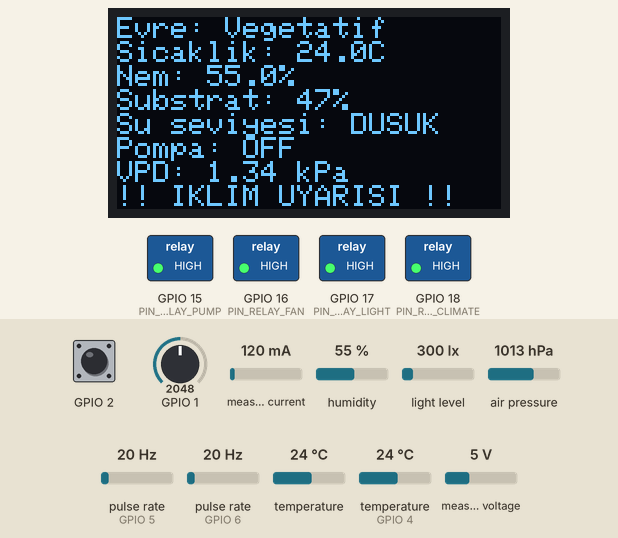
Recording of a sketch running on a simulated ESP32-S3. Shown: 128×64 one-colour display, switched loads named in the sketch (green lamp = pin HIGH). Wiring (inferred from the names in the program): 2 × pulse sensor: data GPIO 5 / data GPIO 6. Inputs (shaded band) come from the test bench; at power-on: GPIO 2 HIGH, humidity 55 %, GPIO 1 = 2048, temperature 24 °C, measured current 120 mA, light level 300 lx, air pressure 1013 hPa, pulse rate (sensors on GPIO 5, GPIO 6) 20 Hz, temperature (sensor on GPIO 4) 24 °C, measured voltage 5 V. WiFi joins after 1.5 s; servers stay silent unless stated; the local clock reads 2024-03-15 10:24:30 at power-on unless the sketch sets it; the modem accepts every AT command (registered, SIM ready, sends succeed) and sends nothing else.

Above: at 7.8 s.
7.9 s: GPIO 2 pulled LOW for 3.2 s
At 8.8 s:
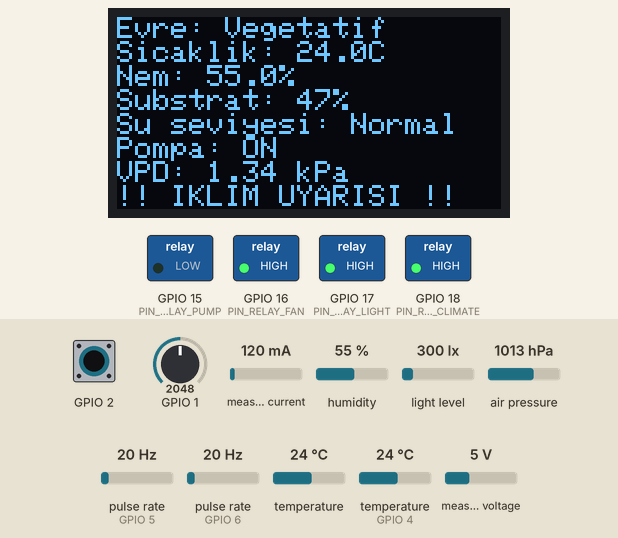
14.3 s: humidity set to 22 %
At 17.3 s:
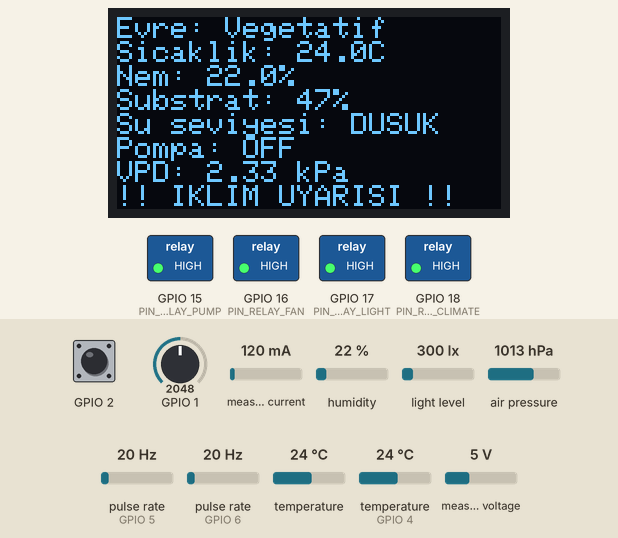
17.7 s: GPIO 1 set to 1228
At 18.8 s:
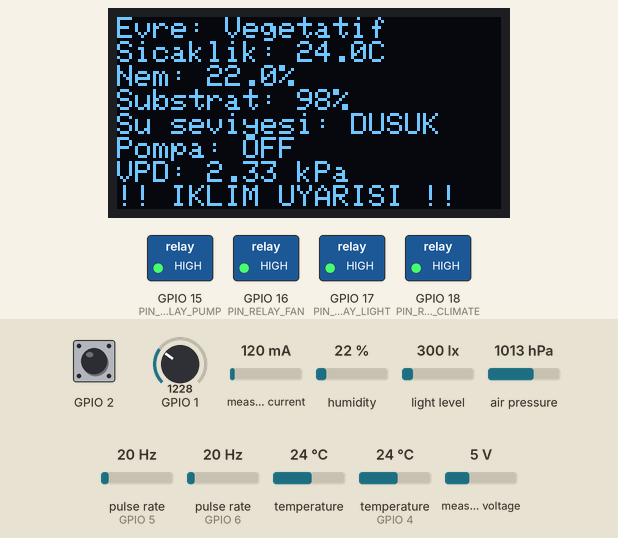
19.7 s: temperature (sensor 0) set to 12 °C
At 23.1 s:
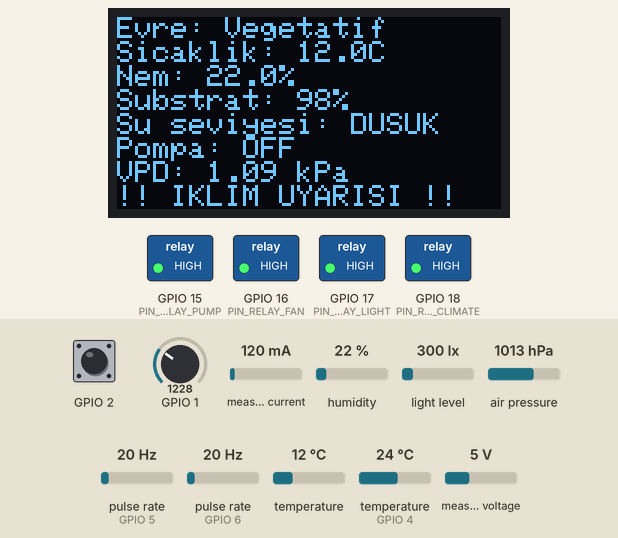
23.7 s: GPIO 2 pulled LOW for 1 s
At 24.6 s:
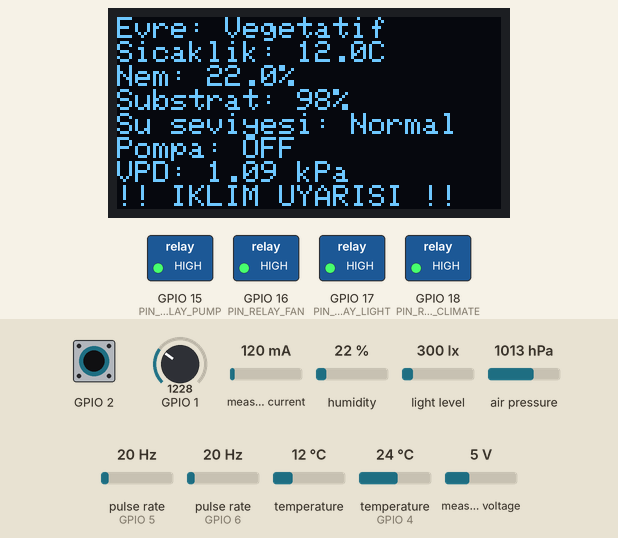
28.3 s: GPIO 1 set to 122
At 31.6 s:
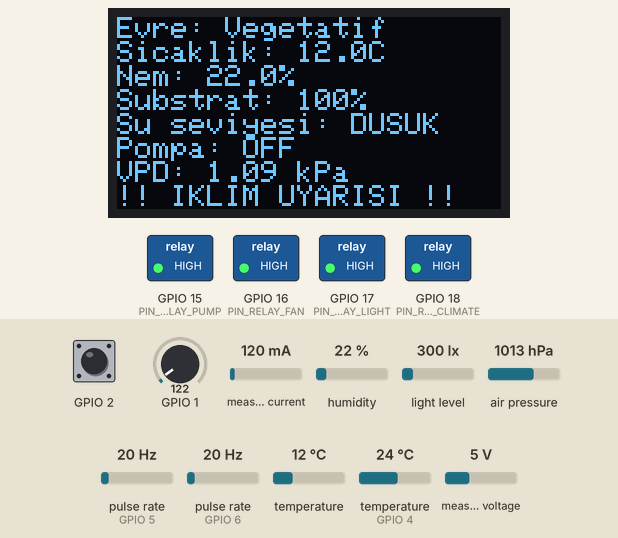
Timing chart, 0 to 32.7 s (numbered marks = the images above; inputs shaded):
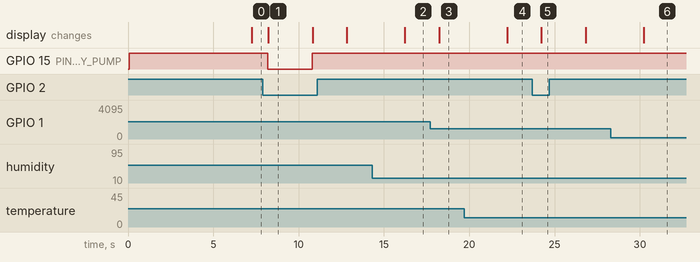

Measured:
- after the input at 7.9 s, GPIO 15 (PIN_RELAY_PUMP): HIGH → LOW after 0.30 s, → HIGH 2.6 s later; the display: changes after 0.33 s (image 1)
- after the input at 14.3 s, the display: changes after 1.9 s (image 2)
- after the input at 17.7 s, the display: changes after 0.53 s (image 3)
- after the input at 19.7 s, the display: changes after 2.5 s (image 4)
- after the input at 23.7 s, the display: changes after 0.53 s (image 5)
- after the input at 28.3 s, the display: changes after 1.9 s (image 6)
- what the display in image 1 shows lasts 2.6 s, from 8.2 s to 10.8 s

The sketch:

CilekOtomasyon.ino
```cpp
#include "config.h"
#include "sensors.h"
#include "control.h"
#include "httpapi.h"
#include "alerts.h"
#include "display.h"

static SensorData sensorData;
static ControlState controlState;

static unsigned long lastSensorReadMs = 0;
static const unsigned long SENSOR_READ_INTERVAL_MS = 2000;

static int lastResetDay = -1;

void setup() {
  Serial.begin(115200);

  sensorsInit();
  displayInit();
  controlInit();
  alertsInit();
  networkInit();

  controlSetStage(controlState, STAGE_VEGETATIVE); // başlangıç evresi; /api/control ile değiştirilebilir
}

void loop() {
  unsigned long now = millis();

  if (now - lastSensorReadMs >= SENSOR_READ_INTERVAL_MS) {
    lastSensorReadMs = now;
    sensorsRead(sensorData);

    if (sensorData.valid && sensorData.day != lastResetDay) {
      if (lastResetDay != -1) {
        sensorsResetDailyCounters();
        controlState.irrigationsToday = 0;
      }
      lastResetDay = sensorData.day;
    }

    controlUpdate(sensorData, controlState);
    displayUpdate(sensorData, controlState);
  }

  alertsLoop();
  networkHandle(sensorData, controlState);
}
```

alerts.cpp
```cpp
#include "alerts.h"
#include "config.h"

static HardwareSerial sim800(1);
static bool gsmOk = false;

static bool waitForOk(unsigned long timeoutMs) {
  String resp;
  unsigned long start = millis();
  while (millis() - start < timeoutMs) {
    while (sim800.available()) resp += (char)sim800.read();
    if (resp.indexOf("OK") != -1) return true;
  }
  return false;
}

void alertsInit() {
  sim800.begin(SIM800_BAUD, SERIAL_8N1, PIN_SIM800_RX, PIN_SIM800_TX);
  delay(3000); // SIM800L açılış süresi
  sim800.println("AT");
  gsmOk = waitForOk(1000);
  sim800.println("AT+CMGF=1"); // SMS text modu
  delay(500);
  while (sim800.available()) sim800.read();
}

bool alertsGsmOk() { return gsmOk; }

void alertsSendSMS(const String &message) {
  sim800.print("AT+CMGS=\"");
  sim800.print(ALERT_PHONE_NUMBER);
  sim800.println("\"");
  delay(300);
  sim800.print(message);
  sim800.write(26); // Ctrl+Z gönderimi tamamlar
  delay(300);
}

void alertsLoop() {
  while (sim800.available()) sim800.read();
}
```

alerts.h
```cpp
#pragma once
#include <Arduino.h>

void alertsInit();
void alertsSendSMS(const String &message);
void alertsLoop(); // SIM800L AT yanıtlarını boşaltmak için periyodik çağrılmalı
bool alertsGsmOk(); // açılışta "AT" komutuna modem "OK" ile cevap verdi mi
```

control.cpp
```cpp
#include "control.h"
#include "config.h"
#include "alerts.h"

static void setRelay(uint8_t pin, bool on) {
  digitalWrite(pin, (on != RELAY_ACTIVE_LOW) ? HIGH : LOW);
}

void controlInit() {
  pinMode(PIN_RELAY_PUMP, OUTPUT);
  pinMode(PIN_RELAY_FAN, OUTPUT);
  pinMode(PIN_RELAY_LIGHT, OUTPUT);
  pinMode(PIN_RELAY_CLIMATE, OUTPUT);
  setRelay(PIN_RELAY_PUMP, false);
  setRelay(PIN_RELAY_FAN, false);
  setRelay(PIN_RELAY_LIGHT, false);
  setRelay(PIN_RELAY_CLIMATE, false);
}

void controlSetStage(ControlState &state, GrowthStage stage) {
  state.stage = stage;
}

void controlClearFaults(ControlState &state) {
  state.pumpFault = false;
  state.waterLowFault = false;
}

static bool isNightIrrigationBlocked(uint8_t hour) {
  if (IRRIGATION_NIGHT_BLOCK_START_HOUR < IRRIGATION_NIGHT_BLOCK_END_HOUR) {
    return hour >= IRRIGATION_NIGHT_BLOCK_START_HOUR && hour < IRRIGATION_NIGHT_BLOCK_END_HOUR;
  }
  return hour >= IRRIGATION_NIGHT_BLOCK_START_HOUR || hour < IRRIGATION_NIGHT_BLOCK_END_HOUR;
}

static bool isLightHour(uint8_t hour, uint8_t minute) {
  uint16_t nowMin = hour * 60 + minute;
  uint16_t onMin = LIGHT_ON_HOUR * 60 + LIGHT_ON_MINUTE;
  uint16_t offMin = LIGHT_OFF_HOUR * 60 + LIGHT_OFF_MINUTE;
  if (onMin < offMin) return nowMin >= onMin && nowMin < offMin;
  return nowMin >= onMin || nowMin < offMin;
}

static void startIrrigation(const SensorData &d, ControlState &s) {
  s.irrigationInProgress = true;
  s.irrigationStartMs = millis();
  s.irrigationStartLitres = d.flowInLitresToday;
  setRelay(PIN_RELAY_PUMP, true);
  s.pumpOn = true;
}

// Pompayı nasıl başlatılmış olursa olsun (otomatik sulama veya manuel röle
// kontrolü) anında durdurur. irrigationsToday'i artırmaz; tamamlanmış bir
// sulamayı değil, güvenlik kesintisini temsil eder.
static void forceStopPump(ControlState &s) {
  setRelay(PIN_RELAY_PUMP, false);
  s.pumpOn = false;
  s.irrigationInProgress = false;
}

static void stopIrrigation(ControlState &s) {
  forceStopPump(s);
  s.irrigationsToday++;
}

static void updateIrrigation(const SensorData &d, ControlState &s) {
  if (s.waterLowFault || s.pumpFault) {
    // Pompa manuel olarak (irrigationInProgress=false) açılmış olsa bile
    // arıza varken çalışmaya devam etmemeli.
    if (s.pumpOn) forceStopPump(s);
    return;
  }

  const StageThresholds &activeStage = STAGE_PARAMS[s.stage];

  if (s.irrigationInProgress) {
    float delivered = d.flowInLitresToday - s.irrigationStartLitres;
    bool volumeReached = delivered >= activeStage.pulseVolumeLitres;
    bool timedOut = (millis() - s.irrigationStartMs) > IRRIGATION_TIMEOUT_MS;
    if (timedOut && !volumeReached) {
      s.pumpFault = true;
      s.lastAlarm = "Pompa zaman asimi: hedef hacme ulasilamadi";
      alertsSendSMS(s.lastAlarm);
    }
    if (volumeReached || timedOut) stopIrrigation(s);
    return;
  }

  if (s.irrigationsToday >= activeStage.maxIrrigationsPerDay) return;
  if (isNightIrrigationBlocked(d.hour)) return;
  if (isnan(d.soilMoisturePct) || d.soilMoisturePct >= activeStage.soilMoistureMin) return;

  startIrrigation(d, s);
}

// Bugünkü gerçek drenaj/giriş oranını hesaplar, evrenin hedef drenaj oranıyla
// karşılaştırmak için (su/besin israfı veya yetersiz drenaj erken görülsün diye).
static void updateRunoff(const SensorData &d, ControlState &s) {
  const float MIN_INPUT_FOR_RATIO_LITRES = 0.5f; // gün başında gürültülü oranları önlemek için
  if (d.flowInLitresToday < MIN_INPUT_FOR_RATIO_LITRES) {
    s.runoffPctToday = NAN;
    return;
  }
  s.runoffPctToday = 100.0f * d.flowDrainLitresToday / d.flowInLitresToday;
}

static void updatePumpSafety(const SensorData &d, ControlState &s) {
  if (!s.pumpOn) return;
  if (isnan(d.pumpCurrentA)) return;

  if (d.pumpCurrentA > PUMP_NOMINAL_CURRENT_A * PUMP_OVERCURRENT_RATIO) {
    s.pumpFault = true;
    s.lastAlarm = "Pompa asiri akim: tikanma/blokaj suphesi";
    alertsSendSMS(s.lastAlarm);
  } else if (d.pumpCurrentA < PUMP_NOMINAL_CURRENT_A * PUMP_UNDERCURRENT_RATIO) {
    s.pumpFault = true;
    s.lastAlarm = "Pompa dusuk akim: kuru calisma/hava suphesi";
    alertsSendSMS(s.lastAlarm);
  }
}

static void updateWaterLevel(const SensorData &d, ControlState &s) {
  if (!d.waterLevelOk && !s.waterLowFault) {
    s.waterLowFault = true;
    s.lastAlarm = "Rezervuar su seviyesi dusuk";
    alertsSendSMS(s.lastAlarm);
  } else if (d.waterLevelOk) {
    s.waterLowFault = false;
  }
}

// Buhar basıncı açığı (VPD, kPa) - sıcaklık ve bağıl nemden hesaplanan,
// bitkinin terlemesini tek sayıda özetleyen bilgilendirici metrik.
// Sadece izleme amaçlı; otomatik bir aksiyona bağlı değil.
static float calcVpdKPa(float tempC, float rhPct) {
  if (isnan(tempC) || isnan(rhPct)) return NAN;
  float svpKPa = 0.6108f * expf((17.27f * tempC) / (tempC + 237.3f));
  return svpKPa * (1.0f - rhPct / 100.0f);
}

// Fiziksel fan/ısıtıcı/nemlendirici YOK, dolayısıyla iklim için otomatik
// düzeltme yapılamaz. Bu fonksiyon sadece izler: sıcaklık/nem/kök bölgesi
// sıcaklığı hedef aralığın dışına çıkarsa bir kere SMS gönderir, aralığa
// dönünce otomatik temizlenir (pompa arızaları gibi manuel temizlik
// gerektirmez, çünkü kilitlenen bir donanım yok).
static void updateClimateMonitoring(const SensorData &d, ControlState &s) {
  bool daytime = isLightHour(d.hour, d.minute);
  float tempRef = bestAmbientTemp(d);
  float rhRef = bestAmbientHum(d);

  float tempMax = daytime ? TEMP_DAY_MAX : TEMP_NIGHT_MAX;
  float tempMin = daytime ? TEMP_DAY_MIN : TEMP_NIGHT_MIN;

  s.vpdKPa = calcVpdKPa(tempRef, rhRef);

  bool tempBad = !isnan(tempRef) && (tempRef > tempMax || tempRef < tempMin);
  bool rhBad = !isnan(rhRef) && (rhRef > RH_MAX || rhRef < RH_MIN);
  bool rootBad = !isnan(d.rootZoneTemp) && (d.rootZoneTemp > ROOTZONE_TEMP_MAX || d.rootZoneTemp < ROOTZONE_TEMP_MIN);
  bool alertNow = tempBad || rhBad || rootBad;

  if (alertNow && !s.climateAlertActive) {
    s.climateAlertActive = true;
    String msg = "Iklim uyarisi (fan/isitici yok, manuel mudahale gerekebilir):";
    if (tempBad) msg += " sicaklik " + String(tempRef, 1) + "C;";
    if (rhBad) msg += " nem " + String(rhRef, 1) + "%;";
    if (rootBad) msg += " kok bolgesi " + String(d.rootZoneTemp, 1) + "C;";
    s.lastAlarm = msg;
    alertsSendSMS(msg);
  } else if (!alertNow) {
    s.climateAlertActive = false;
  }
}

void controlManualOverride(ControlState &s, const String &relay, bool on) {
  if (relay == "pump") {
    if (on && (s.pumpFault || s.waterLowFault)) return; // aktif arızada manuel açmaya izin verme
    setRelay(PIN_RELAY_PUMP, on);
    s.pumpOn = on;
  }
  // relay1/relay2/relay3: şu an fiziksel cihaz bağlı değil (ışık, fan,
  // sisleme/nemlendirme - hiçbiri satın alınmadı). Röleyi yine de
  // anahtarlıyoruz ki ileride bir cihaz takıldığında ya da test amaçlı
  // kullanmak istendiğinde panelden erişilebilsin.
  else if (relay == "relay1") { setRelay(PIN_RELAY_LIGHT, on); s.spareRelay1On = on; }
  else if (relay == "relay2") { setRelay(PIN_RELAY_FAN, on); s.spareRelay2On = on; }
  else if (relay == "relay3") { setRelay(PIN_RELAY_CLIMATE, on); s.spareRelay3On = on; }
}

void controlUpdate(const SensorData &d, ControlState &s) {
  if (!d.valid) return;
  updateWaterLevel(d, s);
  updatePumpSafety(d, s);
  updateIrrigation(d, s);
  updateClimateMonitoring(d, s);
  updateRunoff(d, s);
}
```

control.h
```cpp
#pragma once
#include <Arduino.h>
#include "sensors.h"

enum GrowthStage { STAGE_SEEDLING = 0, STAGE_VEGETATIVE = 1, STAGE_FLOWER = 2, STAGE_FRUIT = 3 };

struct ControlState {
  GrowthStage stage = STAGE_VEGETATIVE;

  // Tek gerçek aktüatör pompa. Işık/fan/sisleme (nemlendirme) için fiziksel
  // cihaz yok; bu 3 röle kanalı boşta/manuel. controlManualOverride ile
  // erişilebilir ama hiçbir otomatik mantık tarafından sürülmüyor.
  bool pumpOn = false;
  bool spareRelay1On = false;
  bool spareRelay2On = false;
  bool spareRelay3On = false;

  uint16_t irrigationsToday = 0;
  bool irrigationInProgress = false;
  unsigned long irrigationStartMs = 0;
  float irrigationStartLitres = 0;

  bool pumpFault = false;       // aşırı/düşük akım kaynaklı kilit
  bool waterLowFault = false;   // şamandıra düşük seviye kilidi

  float runoffPctToday = NAN;   // bugünkü gerçek drenaj/giriş oranı (%), STAGE_PARAMS.targetRunoffPct ile karşılaştırılır

  // İklim için aktüatör olmadığından otomatik düzeltme yapılmaz; sadece
  // hedef aralığın dışına çıkınca SMS ile bildirilir.
  bool climateAlertActive = false;
  float vpdKPa = NAN;            // buhar basıncı açığı (kPa) - sıcaklık+nemden hesaplanan bilgilendirici metrik

  String lastAlarm = "";
};

void controlInit();
void controlUpdate(const SensorData &data, ControlState &state);
void controlSetStage(ControlState &state, GrowthStage stage);
void controlManualOverride(ControlState &state, const String &relay, bool on);
void controlClearFaults(ControlState &state);
```

display.cpp
```cpp
#include "display.h"
#include "config.h"

#include <Wire.h>
#include <Adafruit_GFX.h>
#include <Adafruit_SSD1306.h>

static Adafruit_SSD1306 display(SCREEN_WIDTH, SCREEN_HEIGHT, &Wire, -1);
static bool displayOk = false;

static const char *STAGE_NAMES[4] = {"Fide", "Vegetatif", "Cicek", "Meyve"};

void displayInit() {
  displayOk = display.begin(SSD1306_SWITCHCAPVCC, SSD1306_I2C_ADDR);
  if (!displayOk) return;

  display.clearDisplay();
  display.setTextColor(SSD1306_WHITE);
  display.setTextSize(1);
  display.setCursor(0, 0);
  display.println("Cilek Otomasyon");
  display.println("Baslatiliyor...");
  display.display();
}

void displayUpdate(const SensorData &d, const ControlState &s) {
  if (!displayOk) return;

  float tempRef = bestAmbientTemp(d);
  float humRef = bestAmbientHum(d);

  display.clearDisplay();
  display.setTextSize(1);
  display.setTextColor(SSD1306_WHITE);
  display.setCursor(0, 0);

  display.print("Evre: ");
  display.println(STAGE_NAMES[s.stage]);

  display.print("Sicaklik: ");
  display.print(tempRef, 1);
  display.println("C");

  display.print("Nem: ");
  display.print(humRef, 1);
  display.println("%");

  display.print("Substrat: ");
  display.print(d.soilMoisturePct, 0);
  display.println("%");

  display.print("Su seviyesi: ");
  display.println(d.waterLevelOk ? "Normal" : "DUSUK");

  display.print("Pompa: ");
  display.println(s.pumpOn ? "ON" : "OFF");

  display.print("VPD: ");
  display.print(s.vpdKPa, 2);
  display.println(" kPa");

  if (s.climateAlertActive) {
    display.println("!! IKLIM UYARISI !!");
  }
  if (s.pumpFault || s.waterLowFault) {
    display.println("!! ARIZA VAR !!");
  }

  display.display();
}
```

display.h
```cpp
#pragma once
#include "sensors.h"
#include "control.h"

void displayInit();
void displayUpdate(const SensorData &data, const ControlState &state);
```

httpapi.cpp
```cpp
#include "httpapi.h"
#include "config.h"
#include "alerts.h"

#include <WiFi.h>
#include <WebServer.h>
#include <ArduinoJson.h>

static WebServer server(HTTP_SERVER_PORT);
static SensorData *gData = nullptr;
static ControlState *gState = nullptr;

static void handleStatus() {
  if (!gData || !gState) { server.send(503, "application/json", "{\"error\":\"not_ready\"}"); return; }

  JsonDocument doc;
  doc["valid"] = gData->valid;
  doc["time"]["hour"] = gData->hour;
  doc["time"]["minute"] = gData->minute;
  doc["time"]["day"] = gData->day;
  doc["time"]["month"] = gData->month;
  doc["time"]["year"] = gData->year;

  doc["climate"]["ambientTempBME"] = gData->ambientTempBME;
  doc["climate"]["ambientHumBME"] = gData->ambientHumBME;
  doc["climate"]["pressureHPa"] = gData->ambientPressure;
  doc["climate"]["tempSHT1"] = gData->tempSHT1;
  doc["climate"]["humSHT1"] = gData->humSHT1;
  doc["climate"]["tempSHT2"] = gData->tempSHT2;
  doc["climate"]["humSHT2"] = gData->humSHT2;
  doc["climate"]["lux"] = gData->lux;
  doc["climate"]["vpdKPa"] = gState->vpdKPa;
  doc["climate"]["alertActive"] = gState->climateAlertActive;

  doc["root"]["nutrientTempC"] = gData->nutrientTemp;
  doc["root"]["rootZoneTempC"] = gData->rootZoneTemp;
  doc["root"]["soilMoisturePct"] = gData->soilMoisturePct;

  doc["irrigation"]["flowInLitresToday"] = gData->flowInLitresToday;
  doc["irrigation"]["flowDrainLitresToday"] = gData->flowDrainLitresToday;
  doc["irrigation"]["irrigationsToday"] = gState->irrigationsToday;
  doc["irrigation"]["inProgress"] = gState->irrigationInProgress;
  doc["irrigation"]["waterLevelOk"] = gData->waterLevelOk;
  doc["irrigation"]["runoffPctToday"] = gState->runoffPctToday;
  doc["irrigation"]["runoffTargetPct"] = STAGE_PARAMS[gState->stage].targetRunoffPct;

  doc["power"]["pumpVoltage"] = gData->pumpVoltage;
  doc["power"]["pumpCurrentA"] = gData->pumpCurrentA;
  doc["power"]["pumpPowerW"] = gData->pumpPowerW;
  doc["power"]["acVoltage"] = gData->acVoltage;
  doc["power"]["acCurrentA"] = gData->acCurrentA;
  doc["power"]["acPowerW"] = gData->acPowerW;
  doc["power"]["acEnergyKWh"] = gData->acEnergyKWh;
  doc["power"]["acFrequency"] = gData->acFrequency;
  doc["power"]["acPowerFactor"] = gData->acPowerFactor;

  doc["relays"]["pump"] = gState->pumpOn;
  // relay1/relay2/relay3: ışık/fan/ısıtıcı-nemlendirici donanımı yok, boşta/manuel.
  doc["relays"]["relay1"] = gState->spareRelay1On;
  doc["relays"]["relay2"] = gState->spareRelay2On;
  doc["relays"]["relay3"] = gState->spareRelay3On;

  doc["faults"]["pumpFault"] = gState->pumpFault;
  doc["faults"]["waterLowFault"] = gState->waterLowFault;
  doc["faults"]["lastAlarm"] = gState->lastAlarm;

  doc["stage"] = (int)gState->stage;

  doc["system"]["bmeOk"] = gData->bmeOk;
  doc["system"]["sht1Ok"] = gData->sht1Ok;
  doc["system"]["sht2Ok"] = gData->sht2Ok;
  doc["system"]["tslOk"] = gData->tslOk;
  doc["system"]["inaOk"] = gData->inaOk;
  doc["system"]["rtcOk"] = gData->rtcOk;
  doc["system"]["ds18b20Ok"] = gData->ds18b20Ok;
  doc["system"]["pzemOk"] = gData->pzemOk;
  doc["system"]["gsmOk"] = alertsGsmOk();
  doc["system"]["wifiRssi"] = WiFi.RSSI();

  String out;
  serializeJson(doc, out);
  server.send(200, "application/json", out);
}

static void handleControl() {
  if (!gState) { server.send(503, "application/json", "{\"error\":\"not_ready\"}"); return; }
  if (!server.hasArg("plain")) { server.send(400, "application/json", "{\"error\":\"missing_body\"}"); return; }

  JsonDocument doc;
  DeserializationError err = deserializeJson(doc, server.arg("plain"));
  if (err) { server.send(400, "application/json", "{\"error\":\"bad_json\"}"); return; }

  if (doc["clearFaults"].is<bool>() && doc["clearFaults"].as<bool>()) {
    controlClearFaults(*gState);
  }
  if (doc["stage"].is<int>()) {
    controlSetStage(*gState, (GrowthStage)doc["stage"].as<int>());
  }
  if (doc["relay"].is<const char*>() && doc["on"].is<bool>()) {
    controlManualOverride(*gState, String(doc["relay"].as<const char*>()), doc["on"].as<bool>());
  }

  server.send(200, "application/json", "{\"ok\":true}");
}

void networkInit() {
  WiFi.mode(WIFI_STA);
  WiFi.setAutoReconnect(true);
  WiFi.persistent(true);
  WiFi.begin(WIFI_SSID, WIFI_PASSWORD);

  unsigned long start = millis();
  while (WiFi.status() != WL_CONNECTED && millis() - start < 15000) {
    delay(300);
  }

  server.on("/api/status", HTTP_GET, handleStatus);
  server.on("/api/control", HTTP_POST, handleControl);
  server.begin();
}

static unsigned long lastWifiCheckMs = 0;
static const unsigned long WIFI_CHECK_INTERVAL_MS = 30000;

static void ensureWifiConnected() {
  unsigned long now = millis();
  if (now - lastWifiCheckMs < WIFI_CHECK_INTERVAL_MS) return;
  lastWifiCheckMs = now;

  if (WiFi.status() != WL_CONNECTED) {
    WiFi.disconnect();
    WiFi.begin(WIFI_SSID, WIFI_PASSWORD);
  }
}

void networkHandle(SensorData &data, ControlState &state) {
  gData = &data;
  gState = &state;
  ensureWifiConnected();
  server.handleClient();
}
```

httpapi.h
```cpp
#pragma once
#include "sensors.h"
#include "control.h"

void networkInit();
void networkHandle(SensorData &data, ControlState &state);
```

Source omitted: sensors.cpp (4417 bytes), sensors.h (1655 bytes), config.h (4452 bytes)
